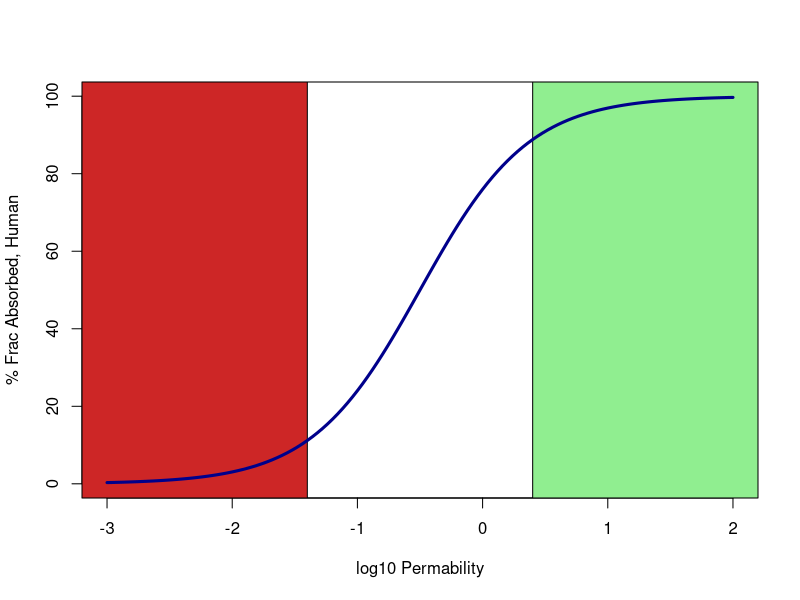

The R source for this figure:
logPlot<-seq(-3, 2, by=0.04)
PlotXs<-10^(logPlot)
PlotYs<-100/(1+(1/(sqrt(10)*PlotXs)))
par(bg="white")
plot(logPlot,PlotYs,xlab="log10 Permability",ylab="% Frac Absorbed, Human", type="n")
x<-par("usr")
xRed<-(2*x[1]+x[2])/3
rect(x[1],x[3],xRed,x[4],col="firebrick3")
xGrn<-(x[1]+2*x[2])/3
rect(xGrn,x[3],x[2],x[4],col="lightgreen")
points(logPlot,PlotYs, type="l", col="darkblue", lwd=3)